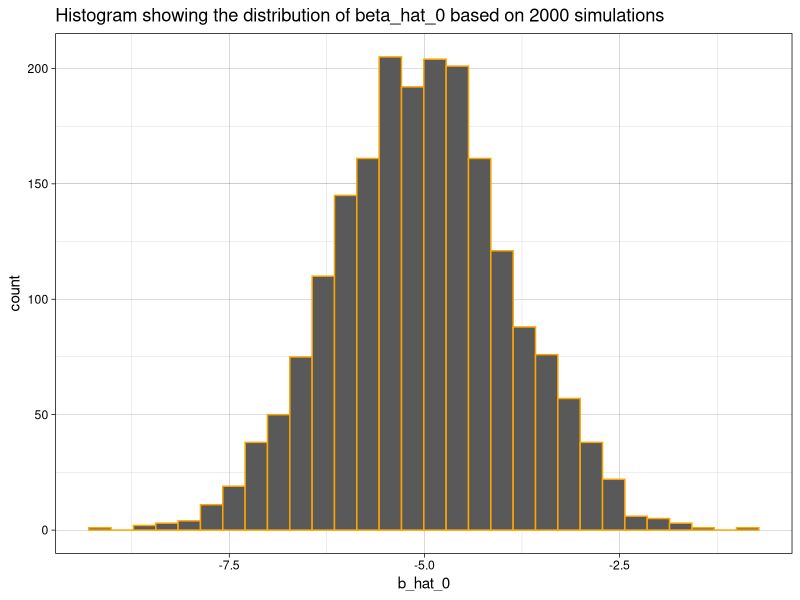

This chart was generated by the following R code:
## ---- chunk 1
data(Ozone, package = "mlbench")
Ozone = Ozone[, c(4, 6, 7, 8)]
colnames(Ozone) = c("ozone", "wind", "humidity", "temp")
Ozone = Ozone[complete.cases(Ozone), ]
## ---- chunk 2
birthday = 19730321
set.seed(birthday)
n = 50
x = seq(0, 10, length = n)
## ---- chunk 3
simulate_data <- function(beta_0, beta_1, sd_error, x_values){
  epsilon <- rnorm(n=length(x_values), mean=0, sd = sd_error)
  y <- beta_0 + beta_1*x_values + epsilon
  return(data.frame(x= x_values, y=y))
}

# Create a function to simulate data n times and return the resulting beta_hat_0 and beta_hat_1 as a vector
Simulate_n_times_Get_Beta_hat_0_and_1 <- function(num_simul, beta_0, beta_1, sd_error, x_values){
  
  beta_hat_0 <-  rep(0,num_simul)
  beta_hat_1 <-  rep(0,num_simul)

  for(i in 1:num_simul){
    sim_data_1 <- simulate_data(beta_0 = beta_0, beta_1 = beta_1, sd_error = sd_error, x_values = x_values)
    m1 <- lm(y~x,data=sim_data_1)
    
    beta_hat_0[i] <- coef(m1)[1]
    beta_hat_1[i] <- coef(m1)[2]
  }
  return(list(beta_hat_0=beta_hat_0,beta_hat_1=beta_hat_1))
}
## ---- chunk 4
beta_0 = -5
beta_1 = 3.25
sig = sqrt(16)

b_0_1 <- Simulate_n_times_Get_Beta_hat_0_and_1(num_simul = 2000, beta_0 = beta_0, beta_1 = beta_1, sd_error = sig, x_values = x)
b_hat_0 <- b_0_1$beta_hat_0
b_hat_1 <- b_0_1$beta_hat_1
## ---- chunk 5
# Calculate True standard deviation of beta_0 and beta_1
Sxx <- sum((x-mean(x))^2)
var_beta_0_hat <- sig^2 * (1/n + (mean(x)^2 / Sxx))
var_beta_1_hat <- sig^2 / Sxx

true_expected_give_x <- list(beta_hat_0=beta_0, beta_hat_1=beta_1)
mean_of_simulated <- list(beta_hat_0=mean(b_hat_0), beta_hat_1=mean(b_hat_1))
true_sd_given_x <- list(beta_hat_0=sqrt(var_beta_0_hat), beta_hat_1=sqrt(var_beta_1_hat))
sd_of_simulated <- list(beta_hat_0=sd(b_hat_0), beta_hat_1=sd(b_hat_1))

library("data.table")

knitr::kable(data.frame(
                      rbindlist(list("true expected value given the known values of x"=true_expected_give_x,
                                       "mean of the simulated values"=mean_of_simulated, 
                                       "true standard deviation given the known values of x"=true_sd_given_x,
                                       "standard deviation of the simulated values"=sd_of_simulated), 
                                  use.names = TRUE, idcol = "Description")), 
             format="markdown")

## ---- chunk 6
library(ggplot2)

ggplot() + 
  geom_histogram(aes(b_hat_0, color=I("orange"))) +
  ggtitle("Histogram showing the distribution of beta_hat_0 based on 2000 simulations") +
  theme_linedraw()
## ---- chunk 7
birthday = 18760613
set.seed(birthday)
n = 25
x = seq(0, 2.5, length = n)
